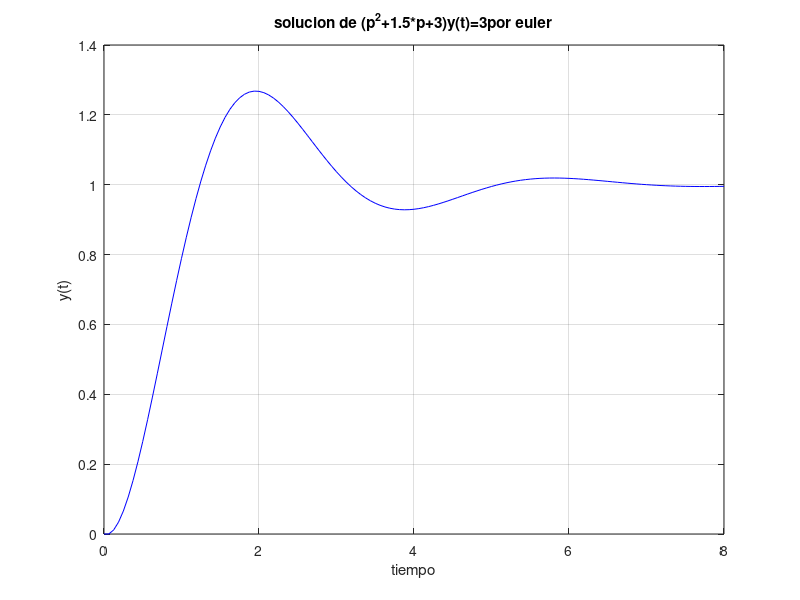

This figure's MATLAB source:
clear
%definir la ecuacion diferencial
% como dos ecuaciones de primer orden
f1=inline('x2','x1','x2','t');
f2=inline('-1.5*x2-3*x1+3','x1','x2','t');
%
%condiciones iniciales y tiempos
x1o=0;x2o=0;to=0;dt=0.0625;tu=8.0;
x1(1)=x1o;x2(1)=x2o;t(1)=to;
n=0;
%
%solucion numerica
while t(n+1)<tu
    n=n+1;
    k11=dt*f1(x1(n),x2(n),t(n));
    k12=dt*f2(x1(n),x2(n),t(n));
    x1(n+1)=x1(n)+k11;
    x2(n+1)=x2(n)+k12;
    t(n+1)=t(n)+dt;
end
%graficar la solucion
plot(t,x1,'b')
grid on
title('solucion de (p^2+1.5*p+3)y(t)=3por euler')
xlabel('tiempo'),ylabel('y(t)')